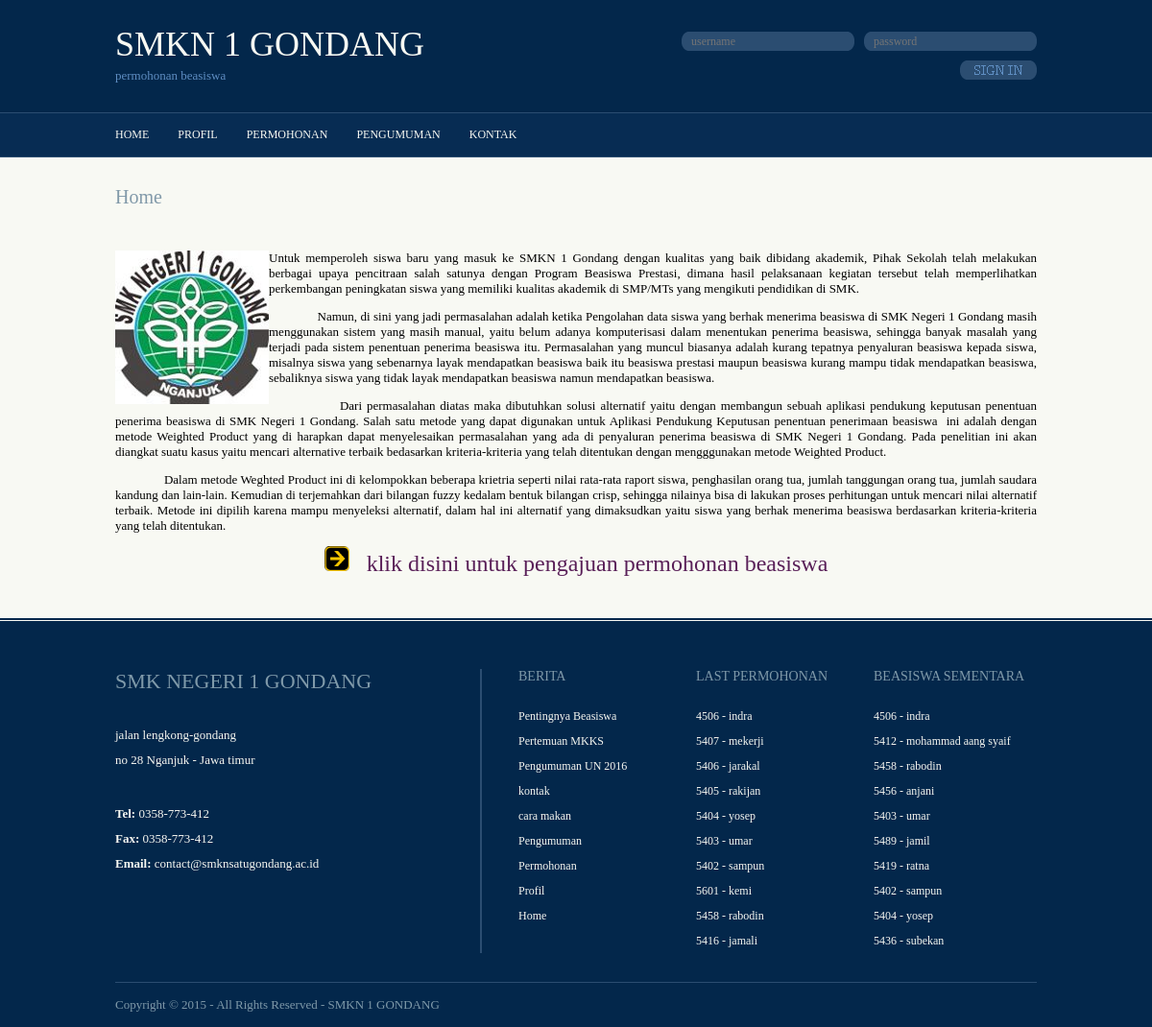
/permohonan/index.php?hal=home, run on the app's committed database.
### tables this page shows
CREATE TABLE IF NOT EXISTS `berita` (
  `id_berita` int(5) NOT NULL AUTO_INCREMENT,
  `id_kategori` int(5) NOT NULL,
  `username` varchar(30) NOT NULL,
  `judul` varchar(100) NOT NULL,
  `judul_seo` varchar(100) NOT NULL,
  `headline` enum('Y','N') NOT NULL DEFAULT 'Y',
  `isi_berita` text NOT NULL,
  `hari` varchar(20) NOT NULL,
  `tanggal` date NOT NULL,
  `jam` time NOT NULL,
  `gambar` varchar(100) NOT NULL,
  `dibaca` int(5) NOT NULL DEFAULT '1',
  `tag` varchar(100) NOT NULL,
  PRIMARY KEY (`id_berita`)
);

CREATE TABLE IF NOT EXISTS `siswa` (
  `id_siswa` int(11) NOT NULL AUTO_INCREMENT,
  `raport` int(11) NOT NULL,
  `kepribadian` int(11) NOT NULL,
  `saudara` int(11) NOT NULL,
  `yatim` enum('Y','N','YP') NOT NULL,
  `penghasilan` int(11) NOT NULL,
  `vektor` int(11) NOT NULL,
  `preferensi` varchar(789) NOT NULL,
  `nama` varchar(122) NOT NULL,
  `nisn` int(11) NOT NULL,
  PRIMARY KEY (`id_siswa`)
);

### permohonan/index.php (the view, shortened to what this page needs)
<!DOCTYPE html PUBLIC "-//W3C//DTD XHTML 1.0 Transitional//EN" "http://www.w3.org/TR/xhtml1/DTD/xhtml1-transitional.dtd">
<html xmlns="http://www.w3.org/1999/xhtml">
<head>
<link rel="stylesheet" href="layout/styles/layout.css" type="text/css" />
</head>
<body id="top">
<div class="wrapper row1">
  <div id="header" class="clear">
    <div class="fl_left">
      <h1><a href="#">SMKN 1 GONDANG</a></h1>
      <p>permohonan beasiswa</p>
    </div>
    <form action="../admin/cek_login.php" method="post" id="login">
      <fieldset>
        <input type="password" name="password" placeholder="password"/>
        <input type="text" name="username" placeholder="username"/>
        <input type="image" src="layout/images/sign_in.gif" id="signin" alt="Sign In" />
      </fieldset>
    </form>
  </div>
</div>
<div class="wrapper row2">
  <div id="topnav">
    <ul>
	<?php
	$menu=mysql_query("select judul,judul_seo from berita where headline='Y' order by id_berita asc");
	while ($rm=mysql_fetch_array($menu))
	{
	echo " <li><a href='$rm[judul_seo]'>$rm[judul]</a></li>";
	}
	?>
    </ul>
    <div  class="clear"></div>
  </div>
</div>
<div class="wrapper row4">
  <div id="container" class="clear">
    <?php
	$r=mysql_fetch_array(mysql_query("select * from berita where judul_seo='$_GET[hal]'"));
	echo "<h2>$r[judul]</h2>";
	echo "$r[isi_berita]";
	?>
  </div>
</div>
<div class="wrapper row5">
  <div id="footer" class="clear">
    <div class="foot_contact">
      <h2>SMK NEGERI 1 GONDANG</h2>
      <address>
      jalan lengkong-gondang<br />
      no 28 Nganjuk - Jawa timur
      </address>
      <ul>
        <li><strong>Tel:</strong>  0358-773-412 </li>
        <li><strong>Fax:</strong>  0358-773-412 </li>
        <li class="last"><strong>Email:</strong> <a href="#">contact@smknsatugondang.ac.id</a></li>
      </ul>
    </div>
    <div class="footbox">
      <h2>Berita</h2>
      <ul>
	  <?php
	  $b=mysql_query("select * from berita order by id_berita desc limit 10");
	  while ($rb=mysql_fetch_array($b))
	  {
		echo "<li><a href='$rb[judul_seo]'> $rb[judul]</a></li>";
	  }
	  ?>
      </ul>
    </div>
    <div class="footbox">
      <h2>Last Permohonan</h2>
      <ul>
         <?php
	  $b=mysql_query("select * from siswa order by id_siswa desc limit 10");
	  while ($rb=mysql_fetch_array($b))
	  {
		echo "<li><a href='#'>$rb[nisn] - $rb[nama]</a></li>";
	  }
	  ?>
      </ul>
    </div>
    <div class="footbox last">
      <h2>Beasiswa Sementara</h2>
      <ul>
       <?php
	  $b=mysql_query("select * from siswa order by preferensi desc limit 10");
	  while ($rb=mysql_fetch_array($b))
	  {
		echo "<li><a href='#'>$rb[nisn] - $rb[nama]</a></li>";
	  }
	  ?>
      </ul>
    </div>
  </div>
</div>
<div class="wrapper">
  <div id="copyright" class="clear">
    <p class="fl_left">Copyright &copy; 2015 - All Rights Reserved - <a href="#">SMKN 1 GONDANG</a></p>
  </div>
</div>
</body>
</html>

### permohonan/layout/styles/layout.css (style rules this page uses)
html { overflow-y:scroll; }
body { margin:0; padding:0; font-size:13px; font-family:Georgia, "Times New Roman", Times, serif; color:#F8F8F2; background-color:#03274B; }
.clear:after { content:"."; display:block; height:0; clear:both; visibility:hidden; line-height:0; }
.clear { display:inline-block; }
html[xmlns] .clear { display:block; }
a { outline:none; text-decoration:none; }
.fl_left, .imgl { float:left; }
img { margin:0; padding:0; border:none; }
div.wrapper { display:block; width:100%; text-align:left; }
div.wrapper h1, div.wrapper h2, div.wrapper h3, div.wrapper h4, div.wrapper h5, div.wrapper h6 { margin:0 0 15px 0; padding:0; font-size:20px; font-weight:normal; line-height:normal; }
.row1 { color:#5F8EC2; background-color:#03274B; }
.row1 a { color:#F8F9F3; background-color:#03274B; }
.row2 { color:#F8F9F3; background-color:#072C53; border-top:1px solid #2B4D71; border-bottom:1px solid #2B4D71; }
.row4 { color:#777777; background-color:#F8F9F3; border-bottom:2px solid #03274B; }
.row5 { padding:50px 0 30px 0; border-top:1px solid #F8F9F3; }
#header, #featured_slide, #container, #footer, #copyright { display:block; position:relative; width:960px; margin:0 auto; }
#header { padding:25px 0 30px 0; }
#header h1, #header p, #header ul { margin:0; padding:0; list-style:none; line-height:normal; }
#header h1 { font-size:36px; font-variant:small-caps; }
#header p { margin-top:4px; }
#container { padding:30px 0; }
#container h1, #container h2, #container h3, #container h4, #container h5, #container h6 { color:#8199A9; background-color:#F8F9F3; }
#container a { color:#591F58; background-color:#F8F9F3; }
#footer { line-height:2em; background:url("images/footer_bg.gif") 380px 0 repeat-y; }
#footer, #footer a { color:#F8F8F2; background-color:#03274B; }
#footer h2, #footer p, #footer ul, #footer a, #footer address { margin:0; padding:0; font-weight:normal; list-style:none; font-style:normal; }
#footer h2 { margin:0 0 30px 0; padding:0; font-size:22px; color:#7F99A9; background-color:#03274B; }
#footer .foot_contact { display:block; float:left; width:380px; margin:0 40px 0 0; padding:0; }
#footer .foot_contact address { margin-bottom:30px; }
#footer .footbox { display:block; float:left; width:170px; margin:0 15px 0 0; padding:0; font-size:12px; }
#footer .footbox h2 { margin-bottom:20px; font-size:14px; text-transform:uppercase; }
#footer .last { margin:0; }
#copyright { padding:15px 0; border-top:1px solid #2B4D71; }
#copyright p { margin:0; padding:0; }
#copyright, #copyright a { color:#7F99A9; background-color:#03274B; }

### permohonan/layout/styles/navi.css (style rules this page uses)
#topnav { display:block; position:relative; width:960px; margin:0 auto; font-size:12px; z-index:1000; }
#topnav ul, #topnav li { margin:0; padding:0; list-style:none; }
#topnav li { float:left; margin-right:30px; }
#topnav li a:link, #topnav li a:visited, #topnav li a:hover { display:block; margin:0; padding:15px 0; color:#F8F9F3; background-color:#072C53; text-transform:uppercase; }

### permohonan/layout/styles/forms.css (style rules this page uses)
form, fieldset, legend { margin:0; padding:0; border:none; }
input, textarea, select { font-size:12px; font-family:Georgia, "Times New Roman", Times, serif; }
#login { float:right; width:380px; margin:8px 0 0 0; padding:0; }
#login input { display:block; float:right; width:165px; height:20px; margin:0 0 10px 10px; padding:0 5px 0 10px; color:#5F8EC2; background:url("images/form_input_long.gif") 0 0 no-repeat #2B4D71; border:none; }
#login input#signin { width:80px; height:20px; margin:0; padding:0; cursor:pointer; background:none; float:right; }

### data on the page
berita: judul "HOME", judul "Home", isi_berita (picture), isi_berita "Untuk memperoleh siswa baru yang masuk ke SMKN 1 Gondang dengan kualitas yang baik dibidang akademik, Pihak Sekolah telah melakukan berbagai upaya pencitraan salah satunya dengan Program Beasiswa Prestasi, dimana hasil pelaksanaan kegiatan tersebut telah memperlihatkan perkembangan peningkatan siswa yang memiliki kualitas akademik di SMP/MTs yang mengikuti pendidikan di SMK. Namun, di sini yang jadi permasalahan adalah ketika Pengolahan data siswa yang berhak menerima beasiswa di SMK Negeri 1 Gondang masih menggunakan sistem yang masih manual, yaitu belum adanya komputerisasi dalam menentukan penerima beasiswa, sehingga banyak masalah yang terjadi pada sistem penentuan penerima beasiswa…"
berita: judul "PROFIL", judul "Profil"
berita: judul "PERMOHONAN", judul "Permohonan"
berita: judul "PENGUMUMAN", judul "Pengumuman"
berita: judul "KONTAK", judul "kontak"
berita: judul "Pentingnya Beasiswa"
berita: judul "Pertemuan MKKS"
berita: judul "Pengumuman UN 2016"
berita: judul "cara makan"
siswa: nisn "4506", nama "indra"
siswa: nisn "5407", nama "mekerji"
siswa: nisn "5406", nama "jarakal"
siswa: nisn "5405", nama "rakijan"
siswa: nisn "5404", nama "yosep"
siswa: nisn "5403", nama "umar"
siswa: nisn "5402", nama "sampun"
siswa: nisn "5601", nama "kemi"
siswa: nisn "5458", nama "rabodin"
siswa: nisn "5416", nama "jamali"
siswa: nisn "5412", nama "mohammad aang syaif"
siswa: nisn "5456", nama "anjani"
siswa: nisn "5489", nama "jamil"
siswa: nisn "5419", nama "ratna"
siswa: nisn "5436", nama "subekan"
